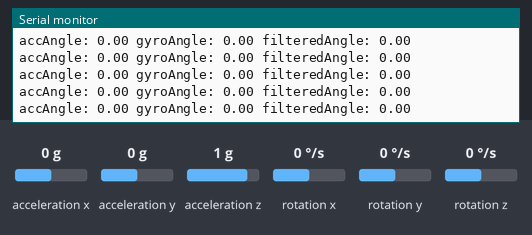
A sketch run on a simulated Arduino Uno, built with avr-gcc and run on an emulated ATmega328P. On the bench: the last lines printed to the serial monitor. The test bench sets the inputs (shaded band); at power-on: acceleration y 0 g, rotation z 0 °/s, acceleration z 1 g, acceleration x 0 g, rotation x 0 °/s, rotation y 0 °/s.

Above: at 1.2 s.
1.3 s: acceleration y set to -1.4 g
At 2.3 s:
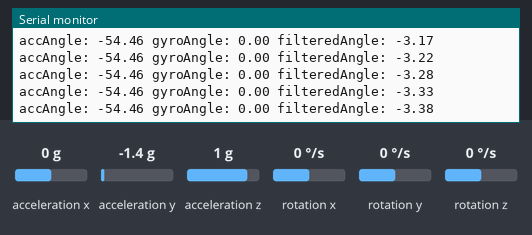
4.3 s: rotation z set to 100 °/s
At 5.0 s:
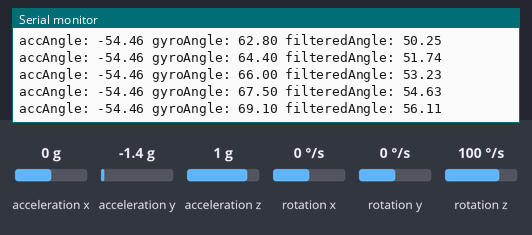
7.3 s: rotation z set to -100 °/s
At 8.1 s:
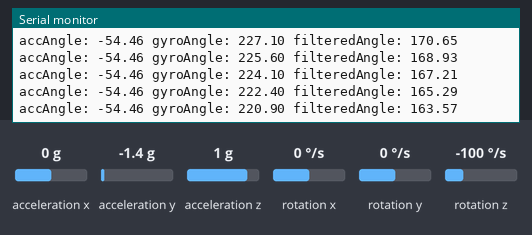
10.3 s: acceleration z set to -1.4 g
At 11.4 s:
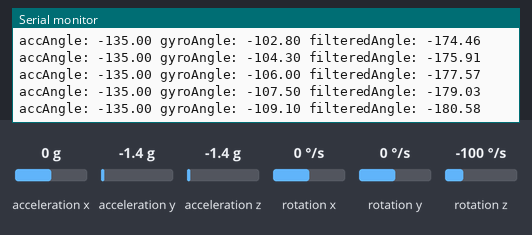
13.3 s: acceleration y set to 0 g
At 14.0 s:
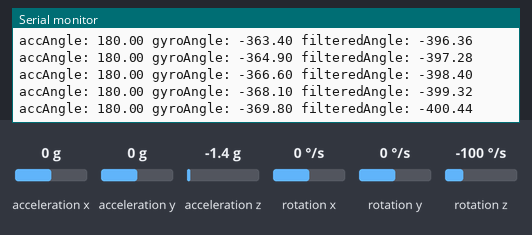
Timing chart, 0 to 16.3 s (numbered marks = the images above; inputs shaded):
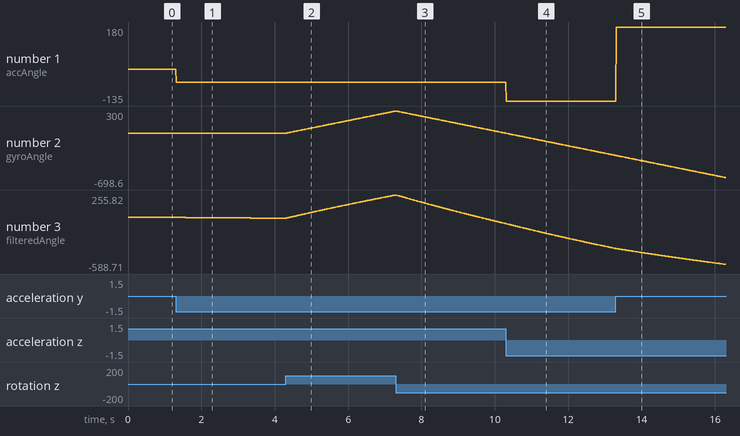

The sketch:

MPUTest.ino
```cpp
#include "Wire.h"
#include "MPU6050.h"

MPU6050 mpu;

// Valores de sesgos obtenidos de la calibración
int16_t axBias = -1938; // Sustituye con el valor real obtenido
int16_t ayBias = 445;  // Sustituye con el valor real obtenido
int16_t azBias = 1254;  // Sustituye con el valor real obtenido

int16_t gxBias = -86; // Sustituye con el valor real obtenido
int16_t gyBias = 17; // Sustituye con el valor real obtenido
int16_t gzBias = -15; // Sustituye con el valor real obtenido

unsigned long lastGyroTime = 0;
float gyroAngle = NAN;
float filteredAngle = NAN;

void setup() {
  Serial.begin(115200);
  Wire.begin();

  Serial.println("Inicializando MPU6050...");
  mpu.initialize();

  if (mpu.testConnection()) {
    Serial.println("MPU6050 conectado correctamente");
  } else {
    Serial.println("Error al conectar el MPU6050");
  }

  // Aplicar los sesgos al sensor
  mpu.setXAccelOffset(axBias);
  mpu.setYAccelOffset(ayBias);
  mpu.setZAccelOffset(azBias);
  mpu.setXGyroOffset(gxBias);
  mpu.setYGyroOffset(gyBias);
  mpu.setZGyroOffset(gzBias);

  lastGyroTime = millis();
}

void loop() {
  int16_t ax, ay, az;
  int16_t gx, gy, gz;

  // Leer los valores de aceleración y giroscopio
  mpu.getMotion6(&ax, &ay, &az, &gx, &gy, &gz);

  // Convertir los datos del acelerómetro a Gs
  float ax_g = ax / 16384.0;
  float ay_g = ay / 16384.0;
  float az_g = az / 16384.0;

  // Calcular el ángulo de inclinación (roll y pitch) en grados
  float accAngle = atan2(ay_g, az_g) * 57.2958;

  // Obtener el tiempo transcurrido
  unsigned long currentTime = millis();
  float timeDelta = (currentTime - lastGyroTime) / 1000.0; // en segundos
  lastGyroTime = currentTime;

  // Calcular el cambio de ángulo del giroscopio
  float gyroAngleDelta = gz / 131.0 * timeDelta; // 131.0 es la sensibilidad para 250dps
  if (isnan(gyroAngle)) gyroAngle = accAngle;
  gyroAngle += gyroAngleDelta;

  // Filtro complementario
  if (isnan(filteredAngle)) filteredAngle = accAngle;
  filteredAngle = 0.999 * (filteredAngle + gyroAngleDelta) + 0.001 * accAngle;

  // Imprimir los valores en el monitor serie
  Serial.print("accAngle: "); Serial.print(accAngle);
  Serial.print(" gyroAngle: "); Serial.print(gyroAngle);
  Serial.print(" filteredAngle: "); Serial.println(filteredAngle);

  // Esperar un poco antes de la siguiente lectura
  delay(10);
}
```

Measured:
- after the input at 1.3 s, the serial monitor: prints a new line at once (image 1)
- plotted number 1: 0 → -54.46 after the input at 1.3 s
- plotted number 3: 0 → -9.52 after the input at 1.3 s
